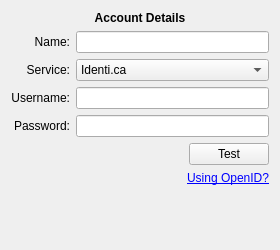
<?xml version="1.0" encoding="UTF-8"?>
<ui version="4.0">
 <class>ConfigDialog</class>
 <widget class="QWidget" name="ConfigDialog">
  <property name="geometry">
   <rect>
    <x>0</x>
    <y>0</y>
    <width>280</width>
    <height>250</height>
   </rect>
  </property>
  <property name="minimumSize">
   <size>
    <width>280</width>
    <height>250</height>
   </size>
  </property>
  <layout class="QVBoxLayout" name="verticalLayout">
   <item>
    <widget class="QLabel" name="welcomelabel">
     <property name="text">
      <string>&lt;!DOCTYPE HTML PUBLIC &quot;-//W3C//DTD HTML 4.0//EN&quot; &quot;http://www.w3.org/TR/REC-html40/strict.dtd&quot;&gt;
&lt;html&gt;&lt;head&gt;&lt;meta name=&quot;qrichtext&quot; content=&quot;1&quot; /&gt;&lt;style type=&quot;text/css&quot;&gt;
p, li { white-space: pre-wrap; }
&lt;/style&gt;&lt;/head&gt;&lt;body style=&quot; font-family:'Liberation Sans'; font-size:9pt; font-weight:400; font-style:normal;&quot;&gt;
&lt;p align=&quot;center&quot; style=&quot; margin-top:0px; margin-bottom:0px; margin-left:0px; margin-right:0px; -qt-block-indent:0; text-indent:0px;&quot;&gt;&lt;span style=&quot; font-weight:600;&quot;&gt;Account Details&lt;/span&gt;&lt;/p&gt;&lt;/body&gt;&lt;/html&gt;</string>
     </property>
     <property name="wordWrap">
      <bool>true</bool>
     </property>
    </widget>
   </item>
   <item>
    <layout class="QGridLayout" name="gridLayout">
     <item row="0" column="0">
      <widget class="QLabel" name="namelabel">
       <property name="text">
        <string>Name:</string>
       </property>
       <property name="alignment">
        <set>Qt::AlignRight|Qt::AlignTrailing|Qt::AlignVCenter</set>
       </property>
      </widget>
     </item>
     <item row="0" column="1">
      <widget class="KLineEdit" name="kcfg_Name"/>
     </item>
     <item row="1" column="0">
      <widget class="QLabel" name="servicelabel">
       <property name="text">
        <string>Service:</string>
       </property>
       <property name="alignment">
        <set>Qt::AlignRight|Qt::AlignTrailing|Qt::AlignVCenter</set>
       </property>
      </widget>
     </item>
     <item row="1" column="1">
      <widget class="KComboBox" name="kcfg_Service">
       <item>
        <property name="text">
         <string>Identi.ca</string>
        </property>
       </item>
       <item>
        <property name="text">
         <string>Twitter</string>
        </property>
       </item>
      </widget>
     </item>
     <item row="2" column="0">
      <widget class="QLabel" name="usernamelabel">
       <property name="text">
        <string>Username:</string>
       </property>
       <property name="alignment">
        <set>Qt::AlignRight|Qt::AlignTrailing|Qt::AlignVCenter</set>
       </property>
      </widget>
     </item>
     <item row="2" column="1">
      <widget class="KLineEdit" name="kcfg_UserName"/>
     </item>
     <item row="3" column="0">
      <widget class="QLabel" name="passwordlabel">
       <property name="text">
        <string>Password:</string>
       </property>
       <property name="alignment">
        <set>Qt::AlignRight|Qt::AlignTrailing|Qt::AlignVCenter</set>
       </property>
      </widget>
     </item>
     <item row="3" column="1">
      <widget class="KLineEdit" name="password">
       <property name="passwordMode">
        <bool>true</bool>
       </property>
      </widget>
     </item>
    </layout>
   </item>
   <item>
    <layout class="QHBoxLayout" name="horizontalLayout">
     <item>
      <spacer name="horizontalSpacer">
       <property name="orientation">
        <enum>Qt::Horizontal</enum>
       </property>
       <property name="sizeHint" stdset="0">
        <size>
         <width>40</width>
         <height>20</height>
        </size>
       </property>
      </spacer>
     </item>
     <item>
      <widget class="QLabel" name="statusImageLabel">
       <property name="text">
        <string/>
       </property>
      </widget>
     </item>
     <item>
      <widget class="QLabel" name="statusLabel">
       <property name="text">
        <string/>
       </property>
      </widget>
     </item>
     <item>
      <widget class="QPushButton" name="testButton">
       <property name="text">
        <string>Test</string>
       </property>
      </widget>
     </item>
    </layout>
   </item>
   <item>
    <widget class="QLabel" name="openidLabel">
     <property name="text">
      <string>&lt;!DOCTYPE HTML PUBLIC &quot;-//W3C//DTD HTML 4.0//EN&quot; &quot;http://www.w3.org/TR/REC-html40/strict.dtd&quot;&gt;
&lt;html&gt;&lt;head&gt;&lt;meta name=&quot;qrichtext&quot; content=&quot;1&quot; /&gt;&lt;style type=&quot;text/css&quot;&gt;
p, li { white-space: pre-wrap; }
&lt;/style&gt;&lt;/head&gt;&lt;body style=&quot; font-family:'Liberation Sans'; font-size:9pt; font-weight:400; font-style:normal;&quot;&gt;
&lt;p align=&quot;right&quot; style=&quot; margin-top:0px; margin-bottom:0px; margin-left:0px; margin-right:0px; -qt-block-indent:0; text-indent:0px;&quot;&gt;&lt;a href=&quot;tomaistheking&quot;&gt;&lt;span style=&quot; text-decoration: underline; color:#0000ff;&quot;&gt;Using OpenID?&lt;/span&gt;&lt;/a&gt;&lt;/p&gt;&lt;/body&gt;&lt;/html&gt;</string>
     </property>
    </widget>
   </item>
   <item>
    <spacer name="verticalSpacer">
     <property name="orientation">
      <enum>Qt::Vertical</enum>
     </property>
     <property name="sizeHint" stdset="0">
      <size>
       <width>20</width>
       <height>0</height>
      </size>
     </property>
    </spacer>
   </item>
  </layout>
 </widget>
 <customwidgets>
  <customwidget>
   <class>KLineEdit</class>
   <extends>QLineEdit</extends>
   <header>klineedit.h</header>
  </customwidget>
  <customwidget>
   <class>KComboBox</class>
   <extends>QComboBox</extends>
   <header>kcombobox.h</header>
  </customwidget>
 </customwidgets>
 <resources/>
 <connections/>
</ui>
